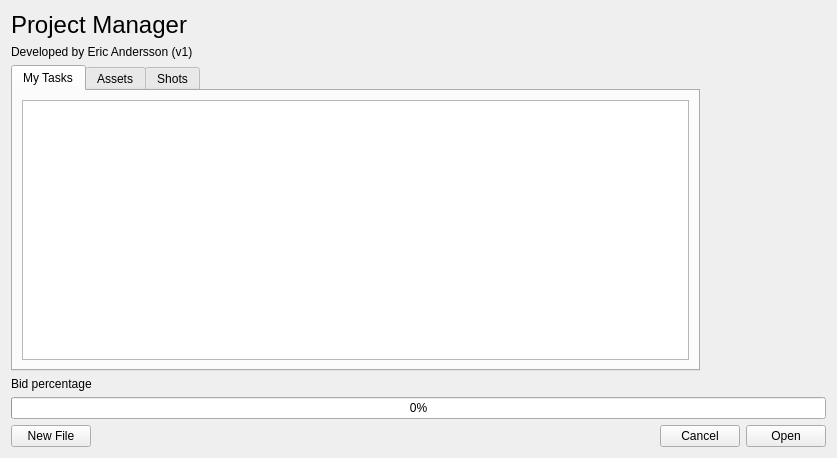
<?xml version="1.0" encoding="UTF-8"?>
<ui version="4.0">
 <class>Form</class>
 <widget class="QWidget" name="Form">
  <property name="enabled">
   <bool>true</bool>
  </property>
  <property name="geometry">
   <rect>
    <x>0</x>
    <y>0</y>
    <width>837</width>
    <height>458</height>
   </rect>
  </property>
  <property name="minimumSize">
   <size>
    <width>0</width>
    <height>0</height>
   </size>
  </property>
  <property name="baseSize">
   <size>
    <width>0</width>
    <height>0</height>
   </size>
  </property>
  <property name="windowTitle">
   <string>Form</string>
  </property>
  <layout class="QGridLayout" name="gridLayout">
   <property name="sizeConstraint">
    <enum>QLayout::SetMinimumSize</enum>
   </property>
   <item row="5" column="1">
    <layout class="QHBoxLayout" name="horizontalLayout_3">
     <item>
      <widget class="QPushButton" name="new_file">
       <property name="text">
        <string>New File</string>
       </property>
      </widget>
     </item>
     <item>
      <spacer name="horizontalSpacer">
       <property name="orientation">
        <enum>Qt::Horizontal</enum>
       </property>
       <property name="sizeHint" stdset="0">
        <size>
         <width>40</width>
         <height>20</height>
        </size>
       </property>
      </spacer>
     </item>
     <item>
      <widget class="QPushButton" name="cancel">
       <property name="text">
        <string>Cancel</string>
       </property>
      </widget>
     </item>
     <item>
      <widget class="QPushButton" name="open_file">
       <property name="text">
        <string>Open</string>
       </property>
      </widget>
     </item>
    </layout>
   </item>
   <item row="0" column="1">
    <widget class="QLabel" name="label">
     <property name="font">
      <font>
       <pointsize>18</pointsize>
      </font>
     </property>
     <property name="text">
      <string>Project Manager</string>
     </property>
    </widget>
   </item>
   <item row="4" column="1">
    <widget class="QProgressBar" name="bidtimeBar">
     <property name="value">
      <number>0</number>
     </property>
    </widget>
   </item>
   <item row="3" column="1">
    <layout class="QGridLayout" name="gridLayout_3">
     <property name="sizeConstraint">
      <enum>QLayout::SetFixedSize</enum>
     </property>
     <item row="0" column="0">
      <widget class="QLabel" name="label_5">
       <property name="text">
        <string>Bid percentage</string>
       </property>
      </widget>
     </item>
    </layout>
   </item>
   <item row="2" column="1">
    <layout class="QVBoxLayout" name="verticalLayout">
     <item>
      <widget class="QTabWidget" name="assigned_work_tabs">
       <property name="enabled">
        <bool>true</bool>
       </property>
       <property name="minimumSize">
        <size>
         <width>479</width>
         <height>0</height>
        </size>
       </property>
       <property name="maximumSize">
        <size>
         <width>689</width>
         <height>16777215</height>
        </size>
       </property>
       <property name="currentIndex">
        <number>0</number>
       </property>
       <widget class="QWidget" name="my_tasks_tab">
        <attribute name="title">
         <string>My Tasks</string>
        </attribute>
        <layout class="QVBoxLayout" name="verticalLayout_7">
         <item>
          <layout class="QVBoxLayout" name="my_tasks_vLayout">
           <item>
            <layout class="QHBoxLayout" name="my_tasks_hLayout" stretch="10">
             <property name="bottomMargin">
              <number>0</number>
             </property>
             <item>
              <widget class="QListWidget" name="my_tasks_listWidget">
               <property name="font">
                <font>
                 <pointsize>12</pointsize>
                 <weight>50</weight>
                 <italic>false</italic>
                 <bold>false</bold>
                 <underline>false</underline>
                </font>
               </property>
               <property name="movement">
                <enum>QListView::Static</enum>
               </property>
               <property name="flow">
                <enum>QListView::TopToBottom</enum>
               </property>
               <property name="isWrapping" stdset="0">
                <bool>false</bool>
               </property>
               <property name="spacing">
                <number>0</number>
               </property>
               <property name="viewMode">
                <enum>QListView::ListMode</enum>
               </property>
              </widget>
             </item>
            </layout>
           </item>
          </layout>
         </item>
        </layout>
       </widget>
       <widget class="QWidget" name="assets_tab">
        <attribute name="title">
         <string>Assets</string>
        </attribute>
       </widget>
       <widget class="QWidget" name="shots_tab">
        <attribute name="title">
         <string>Shots</string>
        </attribute>
        <layout class="QVBoxLayout" name="verticalLayout_2">
         <item>
          <layout class="QVBoxLayout" name="shots_vLayout">
           <item>
            <layout class="QHBoxLayout" name="shots_hLayout">
             <item>
              <widget class="QListWidget" name="shots_listWidget"/>
             </item>
            </layout>
           </item>
          </layout>
         </item>
        </layout>
       </widget>
      </widget>
     </item>
    </layout>
   </item>
   <item row="1" column="1">
    <widget class="QLabel" name="label_2">
     <property name="text">
      <string>Developed by Eric Andersson (v1)</string>
     </property>
    </widget>
   </item>
  </layout>
 </widget>
 <resources/>
 <connections/>
</ui>
